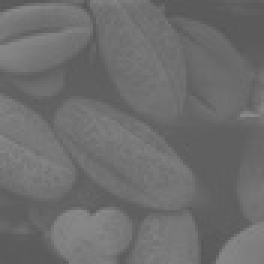
%> input picture problem1/original/Fig2.jpg, 88 x 88 px, shrunk from 500 x 500 before the run (shown 3 times larger)
$ octave problem1.m   (GNU Octave 9; MATLAB toolbox functions it lacks are replaced by stand-ins)
%> lines starting %> are read from the running program, lines starting %| are printed output that depends on the picture
%Andy(Ge Yunhao) DIP
%problem1
clc;
clear all;
%%（a）computing the histogram
% im=imread('original/Fig1.jpg'); %read image
im=imread('original/Fig2.jpg'); %read image
%> im is the input picture: size 88x88 uint8; min 87, max 138, mean 109.1
if size(im,3)>1  %if rgb, change into gray
    im=rgb2gray(im);
end
hist_im=imhist(im); %computing the histogram
%> hist_im = 256 values, max 478 at index 97, min 0 at index 1, mean 30.25
[height,width]=size(im);
%> height = 88; width = 88


%%(b)histogram equalization technique
% hist_eq_im = zeros(size(hist_im,1),1);
pdf = hist_im./(height*width); %get the pdf
%> pdf = 256 values, max 0.0617 at index 97, min 0 at index 1, mean 0.00391
S = zeros(size(hist_im,1),1);

for k=1:256
    S(k) = floor(255*sum(pdf(1:k,:)));% histogram equalization
%     m(k) = sum(pdf(1:k,:));
end %这一步只需要找到变换前后每个像素的对应关系
%> after the loop, S = 256 values from 0 to 255

%%求新图像的时候，按照像素进行遍历查找，新图像的每一个元素变为了拿个值im（新）= s（im（旧））
eq_im=im;
for i=1:height
   for j=1:width
       eq_im(i,j)= S(im(i,j)+1);
   end
end
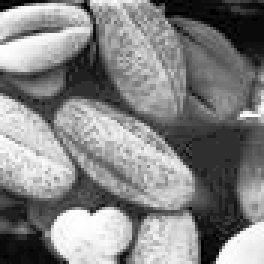
%> eq_im: size 88x88 uint8 (shown 3 times larger); min 0, max 255, mean 130.6

% [19 lines of commented-out code are left out]

%%plot image(2)
figure(2)
set(gcf,'Position',get(0,'ScreenSize'),'Name','Fig1-histogram and histogram equalization image');
subplot(2,3,1);
imshow(im);
title('Original gray image');

subplot(2,3,2);
imhist(im);
title('Original histogram image');

subplot(2,3,4);
imshow(eq_im);
title('histogram equalization image');

subplot(2,3,5);
imhist(eq_im);
title('histogram of histogram equalization image');
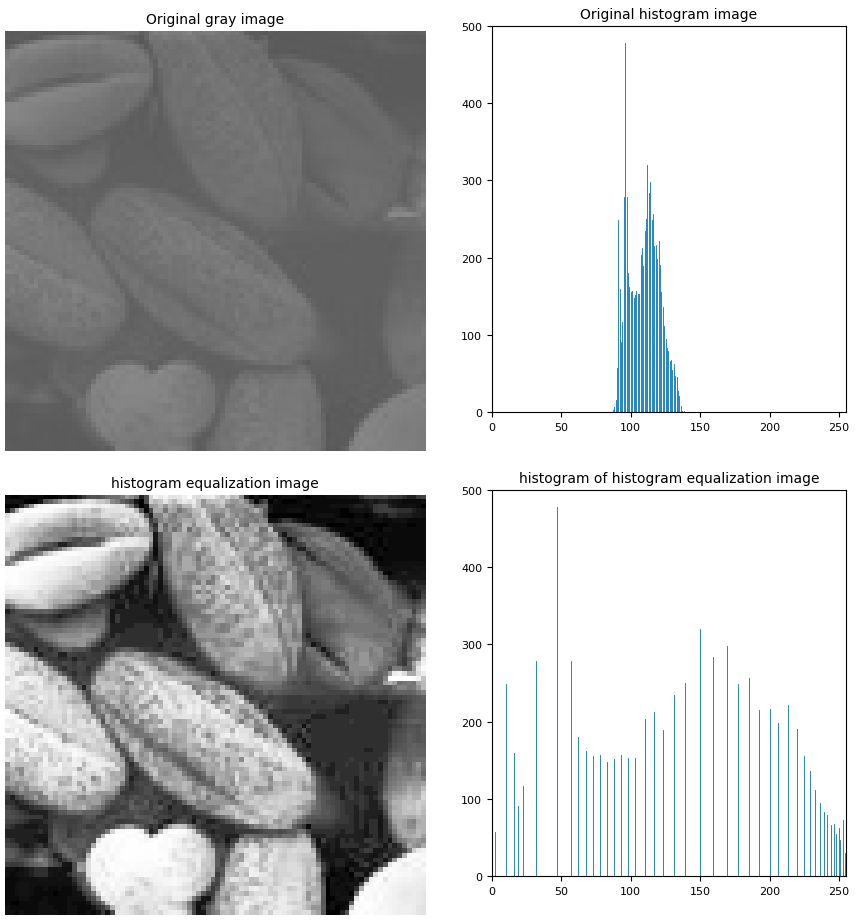
%> figure redrawn from the program's plot data, 4 panels
saveas(figure(2), 'output/Fig2-histogram and histogram equalization image.jpg')

$ run again, with problem1/original/Fig1.jpg copied over problem1/original/Fig2.jpg
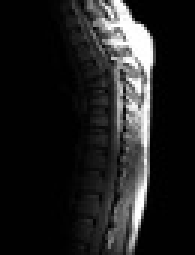
%> input picture problem1/original/Fig1.jpg, 65 x 85 px, shrunk from 373 x 488 before the run (shown 3 times larger)
%> im is the input picture: size 85x65 uint8; min 0, max 255, mean 32.5
%> hist_im = 256 values, max 2797 at index 2, min 0 at index 150, mean 21.58
%> pdf = 256 values, max 0.506 at index 2, min 0 at index 150, mean 0.00391
%> after the loop `for k=1:256`: S = 256 values from 9 to 254
%> after the loop `for i=1:height`:
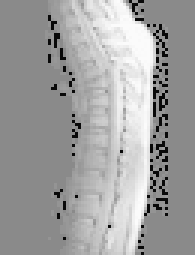
%> eq_im: size 85x65 uint8 (shown 3 times larger); min 9, max 251, mean 160.4
%> `title('histogram of histogram equalization image');`:
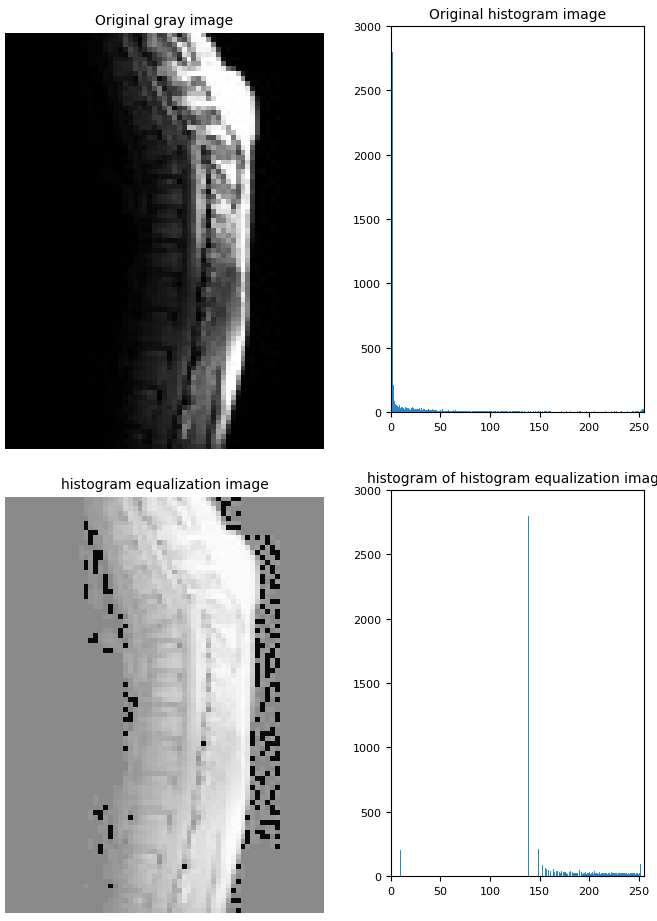
%> figure redrawn from the program's plot data, 4 panels
